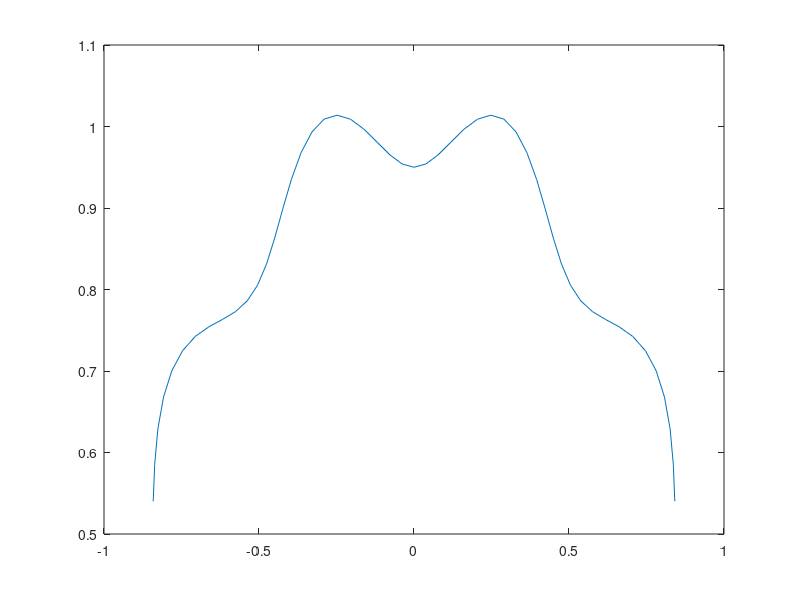

Source code (MATLAB):

g_a = 0.05;
g_f = 11;

R = 1;

L = 2;
p = 50;



%L = R*2*start_corner;

delta = L/p;

a1 = 0:delta:L;
a2 = 0;

ar = (pi*R+L)/(2*R) - a1/R;

x=(R + a2 + g_a.*sin(g_f.*ar)).*cos(ar);
y=(R + a2 + g_a.*sin(g_f.*ar)).*sin(ar);

%ar_grad = ar*180/pi

plot(x,y);


%============================================
start_corner = L/(2*R);
delta = 2 * start_corner / p
psi = -start_corner:delta:start_corner;


x=(R + g_a.*cos(g_f.*psi)).*cos(psi);
y=(R + g_a.*cos(g_f.*psi)).*sin(psi);

%plot(x,y);



